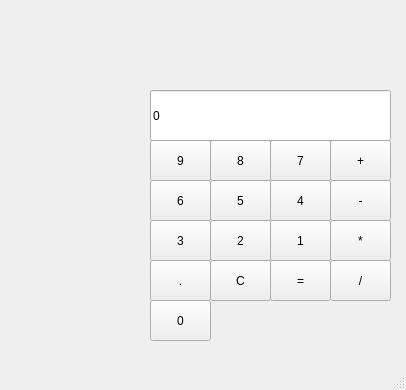
<?xml version="1.0" encoding="UTF-8"?>
<ui version="4.0">
 <class>MainWindow</class>
 <widget class="QMainWindow" name="MainWindow">
  <property name="geometry">
   <rect>
    <x>0</x>
    <y>0</y>
    <width>406</width>
    <height>390</height>
   </rect>
  </property>
  <property name="windowTitle">
   <string>MainWindow</string>
  </property>
  <widget class="QWidget" name="centralwidget">
   <widget class="QPushButton" name="neuf">
    <property name="geometry">
     <rect>
      <x>150</x>
      <y>140</y>
      <width>61</width>
      <height>41</height>
     </rect>
    </property>
    <property name="text">
     <string>9</string>
    </property>
   </widget>
   <widget class="QPushButton" name="huit">
    <property name="geometry">
     <rect>
      <x>210</x>
      <y>140</y>
      <width>61</width>
      <height>41</height>
     </rect>
    </property>
    <property name="text">
     <string>8</string>
    </property>
   </widget>
   <widget class="QPushButton" name="sept">
    <property name="geometry">
     <rect>
      <x>270</x>
      <y>140</y>
      <width>61</width>
      <height>41</height>
     </rect>
    </property>
    <property name="text">
     <string>7</string>
    </property>
   </widget>
   <widget class="QPushButton" name="plus">
    <property name="geometry">
     <rect>
      <x>330</x>
      <y>140</y>
      <width>61</width>
      <height>41</height>
     </rect>
    </property>
    <property name="text">
     <string>+</string>
    </property>
   </widget>
   <widget class="QPushButton" name="cinq">
    <property name="geometry">
     <rect>
      <x>210</x>
      <y>180</y>
      <width>61</width>
      <height>41</height>
     </rect>
    </property>
    <property name="text">
     <string>5</string>
    </property>
   </widget>
   <widget class="QPushButton" name="six">
    <property name="geometry">
     <rect>
      <x>150</x>
      <y>180</y>
      <width>61</width>
      <height>41</height>
     </rect>
    </property>
    <property name="text">
     <string>6</string>
    </property>
   </widget>
   <widget class="QPushButton" name="quatre">
    <property name="geometry">
     <rect>
      <x>270</x>
      <y>180</y>
      <width>61</width>
      <height>41</height>
     </rect>
    </property>
    <property name="text">
     <string>4</string>
    </property>
   </widget>
   <widget class="QPushButton" name="moins">
    <property name="geometry">
     <rect>
      <x>330</x>
      <y>180</y>
      <width>61</width>
      <height>41</height>
     </rect>
    </property>
    <property name="text">
     <string>-</string>
    </property>
   </widget>
   <widget class="QPushButton" name="deux">
    <property name="geometry">
     <rect>
      <x>210</x>
      <y>220</y>
      <width>61</width>
      <height>41</height>
     </rect>
    </property>
    <property name="text">
     <string>2</string>
    </property>
   </widget>
   <widget class="QPushButton" name="trois">
    <property name="geometry">
     <rect>
      <x>150</x>
      <y>220</y>
      <width>61</width>
      <height>41</height>
     </rect>
    </property>
    <property name="text">
     <string>3</string>
    </property>
   </widget>
   <widget class="QPushButton" name="un">
    <property name="geometry">
     <rect>
      <x>270</x>
      <y>220</y>
      <width>61</width>
      <height>41</height>
     </rect>
    </property>
    <property name="text">
     <string>1</string>
    </property>
   </widget>
   <widget class="QPushButton" name="fois">
    <property name="geometry">
     <rect>
      <x>330</x>
      <y>220</y>
      <width>61</width>
      <height>41</height>
     </rect>
    </property>
    <property name="text">
     <string>*</string>
    </property>
   </widget>
   <widget class="QPushButton" name="point">
    <property name="geometry">
     <rect>
      <x>150</x>
      <y>260</y>
      <width>61</width>
      <height>41</height>
     </rect>
    </property>
    <property name="text">
     <string>.</string>
    </property>
   </widget>
   <widget class="QPushButton" name="supprime">
    <property name="geometry">
     <rect>
      <x>210</x>
      <y>260</y>
      <width>61</width>
      <height>41</height>
     </rect>
    </property>
    <property name="text">
     <string>C</string>
    </property>
   </widget>
   <widget class="QPushButton" name="egal">
    <property name="geometry">
     <rect>
      <x>270</x>
      <y>260</y>
      <width>61</width>
      <height>41</height>
     </rect>
    </property>
    <property name="text">
     <string>=</string>
    </property>
   </widget>
   <widget class="QPushButton" name="diviser">
    <property name="geometry">
     <rect>
      <x>330</x>
      <y>260</y>
      <width>61</width>
      <height>41</height>
     </rect>
    </property>
    <property name="text">
     <string>/</string>
    </property>
   </widget>
   <widget class="QLineEdit" name="afficheur">
    <property name="geometry">
     <rect>
      <x>150</x>
      <y>90</y>
      <width>241</width>
      <height>51</height>
     </rect>
    </property>
    <property name="text">
     <string>0</string>
    </property>
   </widget>
   <widget class="QPushButton" name="zero">
    <property name="geometry">
     <rect>
      <x>150</x>
      <y>300</y>
      <width>61</width>
      <height>41</height>
     </rect>
    </property>
    <property name="text">
     <string>0</string>
    </property>
   </widget>
  </widget>
  <widget class="QMenuBar" name="menubar">
   <property name="geometry">
    <rect>
     <x>0</x>
     <y>0</y>
     <width>406</width>
     <height>22</height>
    </rect>
   </property>
  </widget>
  <widget class="QStatusBar" name="statusbar"/>
 </widget>
 <resources/>
 <connections/>
</ui>
